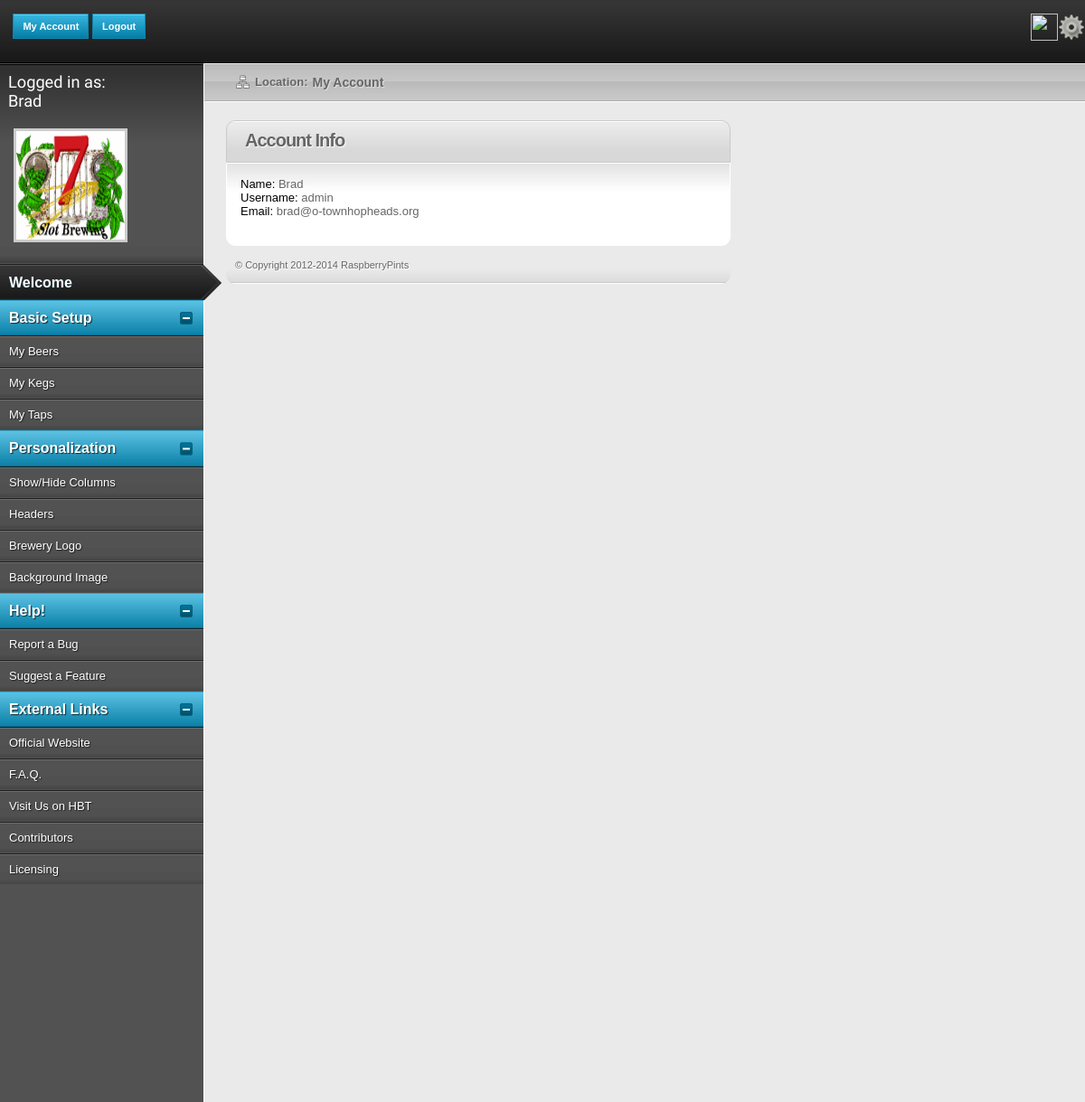
Page /admin/Mya.php (signed in) on the committed database.
### tables this page shows
CREATE TABLE `users` (
	`id` int(11) NOT NULL AUTO_INCREMENT,
	`username` varchar(65) NOT NULL,
	`password` varchar(65) NOT NULL,
	`name` varchar(65) NOT NULL,
	`email` varchar(65) NOT NULL,
	`createdDate` TIMESTAMP NULL,
	`modifiedDate` TIMESTAMP NULL,

	PRIMARY KEY (`id`),
	UNIQUE KEY `username_UNIQUE` (`username`)
);

### admin/Mya.php (the view, shortened to what this page needs)
<!DOCTYPE html PUBLIC "-//W3C//DTD XHTML 1.0 Transitional//EN" "http://www.w3.org/TR/xhtml1/DTD/xhtml1-transitional.dtd">
<html xmlns="http://www.w3.org/1999/xhtml">
<head>
<link href="styles/layout.css" rel="stylesheet" type="text/css" />
<link href="styles/wysiwyg.css" rel="stylesheet" type="text/css" />
<link href="styles.css" rel="stylesheet" type="text/css" />
</head>
<?php
include 'header.php';
?>
	<div id="breadcrumb">
		<ul>
			<li><img src="img/icons/icon_breadcrumb.png" alt="Location" /></li>
			<li><strong>Location:</strong></li>
			<li class="current">My Account</li>
		</ul>
	</div>
	<div id="rightside">
		<div class="contentcontainer med left">
			<div class="headings alt">
				<h2>Account Info</h2>
			</div>
			<div class="contentbox">
			<p style="padding:0px;margin:0px">
<font size="2" Color="Black" font-family="Impact">Name:</font>
<?php
$sql="SELECT `name` FROM `users` WHERE username='$_SESSION[myusername]'";
$result=mysql_query($sql);
echo mysql_result($result, 0, 'name');
?><br />
<font size="2" Color="Black" font-family="Impact">Username:</font>
<?php
$sql="SELECT `username` FROM `users` WHERE username='$_SESSION[myusername]'";
$result=mysql_query($sql);
echo mysql_result($result, 0, 'username');
?><br />
<font size="2" Color="Black" font-family="Impact"> Email:</font>
<?php
$sql="SELECT `email` FROM `users` WHERE username='$_SESSION[myusername]'";
$result=mysql_query($sql);
echo mysql_result($result, 0, 'email');
?>
<br />
<br />
	</div>
<?php
include 'footer.php';
?>
		</div>
	</div>
<?php
include 'left_bar.php';
?>
</body>
</html>

### admin/left_bar.php (shortened to what this page needs)
<div id="leftside">
<div id="welcome"> &nbsp; Logged in as: <br />
	<?php
		$sql="SELECT `name` FROM `users` WHERE username='$_SESSION[myusername]'";
		$result=mysql_query($sql);
		echo mysql_result($result, 0, 'name');
	?>
</div>
<div class="user">
	<a href="../index.php"><img src="img/logo.png<?php echo "?" . time(); ?>" width="120" height="120" class="hoverimg" alt="Brewery Logo" /></a>
</div>
<ul id="nav">
	<li>
		<ul class="navigation">
			<li class="heading selected">Welcome</li>
		</ul>
	<li>
	<li>
		<a class="expanded heading">Basic Setup</a>
		<ul class="navigation">
			<li><a href="beer_list.php">My Beers</a></li>
			<li><a href="keg_list.php">My Kegs</a></li>
			<li><a href="tap_list.php">My Taps</a></li>
		</ul>
	</li>
		<li>
		<a class="expanded heading">Personalization</a>
		<ul class="navigation">
			<li><a href="personalize.php#columns">Show/Hide Columns</a></li>
			<li><a href="personalize.php#header">Headers</a></li>
			<li><a href="personalize.php#logo">Brewery Logo</a></li>
			<li><a href="personalize.php#background">Background Image</a></li>
		</ul>
	</li>
	<li>
		<a class="expanded heading">Help!</a>
		<ul class="navigation">
			<li><a href="http://raspberrypints.com/report-bug/" target="_blank">Report a Bug</a></li>
			<li><a href="http://raspberrypints.com/request-feature/" target="_blank">Suggest a Feature</a></li>
		</ul>
	</li>
	<li>
		<a class="expanded heading">External Links</a>
		<ul class="navigation">
			<li><a href="http://www.raspberrypints.com/" target="_blank">Official Website</a></li>
			<li><a href="http://www.raspberrypints.com/faq" target="_blank">F.A.Q.</a></li>
			<li><a href="http://www.homebrewtalk.com/f51/initial-release-raspberrypints-digital-taplist-solution-456809" target="_blank">Visit Us on HBT</a></li>
			<li><a href="http://www.raspberrypints.com/contributors" target="_blank">Contributors</a></li>
			<li><a href="http://www.raspberrypints.com/licensing" target="_blank">Licensing</a></li>
		</ul>
	</li>
</ul>

### admin/styles/layout.css (style rules this page uses)
html, body { height: 100%; }
p { padding: 0; margin: 0; }
ul, li { list-style: none; padding: 0; margin: 0; }
img { border: none; }
h1, h2, h3, h4, h5 { padding: 0px; margin: 0px; }
.left { float: left; }
.hoverimg { background: #ccc; padding: 3px; float: left; }
#breadcrumb { height: 21px; background: #C7C7C7 url(../img/bg_breadcrumb.png) repeat-x top; margin: 0 0 0 226px; border-top: 1px solid #fff; border-bottom: 1px solid #fff; padding: 12px 0 8px 35px; text-shadow: 1px 1px 1px #e4e4e4; }
#breadcrumb li { float: left; padding-right: 5px; }
#breadcrumb li.current { font-weight: 700; font-size: 14px; }
#leftside { width: 225px; height: 100%; background: #525252 url(../img/bg_leftside.png) repeat-x top; position: absolute; top: 70px; border-right:1px solid #fff; padding-top: 10px; }
.user, .notifications { width:195px; padding: 15px; color: #ccc; overflow: auto; text-shadow: 1px 1px 1px #111; background: url(../img/bg_left_spacer.png) repeat-x bottom; }
.user img { float: left; margin: 5px 15px 10px 0; }
ul.navigation { width: 225px; color: #fff; }
ul.navigation li a { text-shadow: 1px 1px 1px #222; background: url(../img/bg_navigation_link.png) repeat-x top; outline: none; width: 205px; display: block; color: #fff; text-decoration: none; padding: 10px; height: 15px; }
ul#nav li a.heading, a.collapsed, a.expanded, ul.navigation li.selected { line-height: 1.2em; width: 205px; font-size: 16px; font-weight: 700; padding: 9px 10px; display: block; color: #fff; cursor: pointer; }
ul.navigation li.selected { width: 226px; z-index: 2; position: relative; padding: 10px; }
#rightside { height: 100%; margin: 20px 20px 0 250px; }
.contentcontainer { margin-bottom: 20px; }
.headings { padding: 0 20px; border: 1px solid #CACACA; text-shadow: 1px 1px 1px #fff; background: #EAEAEA url(../img/bg_heading.png) repeat-x top; border-top-left-radius: 10px; border-top-right-radius: 10px; -moz-border-radius-topright: 10px; -moz-border-radius-topleft: 10px; letter-spacing: -1px; height: 45px; }
.headings h2 { padding-top: 10px; font-size: 20px; }
.contentbox { overflow: auto; border: 1px solid #fff; padding: 15px; background: #fff url(../img/bg_fade_med.png) repeat-x top; border-bottom-left-radius: 10px; border-bottom-right-radius: 10px; -moz-border-radius-bottomright: 10px; -moz-border-radius-bottomleft: 10px; }
.contentbox p { padding-bottom: 15px; }
.med { width: 60%; }

### admin/styles.css (style rules this page uses)
ul#nav li a.heading, a.collapsed, a.expanded, ul.navigation li.selected { border-bottom: 1px solid #006F93; border-top: 1px solid #2DABD5; text-shadow: 1px 1px 1px #0D2C35; background: url(img/bg_navigation.png) no-repeat top; }
ul#nav li a.expanded { background: url(img/bg_navigation.png) 0 -76px; }
ul.navigation li.selected { background: url(img/bg_navigation_selected.png) no-repeat -1px 0; border: none; }
#welcome { font-family: 'Fredoka One', cursive; font-weight: 400; color: white; font-size:140% }

### rows in the picture
users: name "Brad", username "admin", email "brad@o-townhopheads.org"
